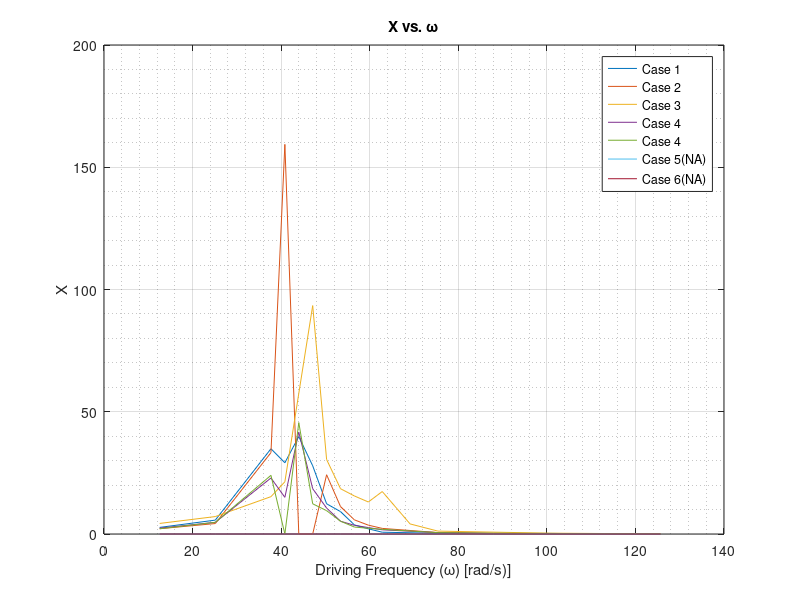
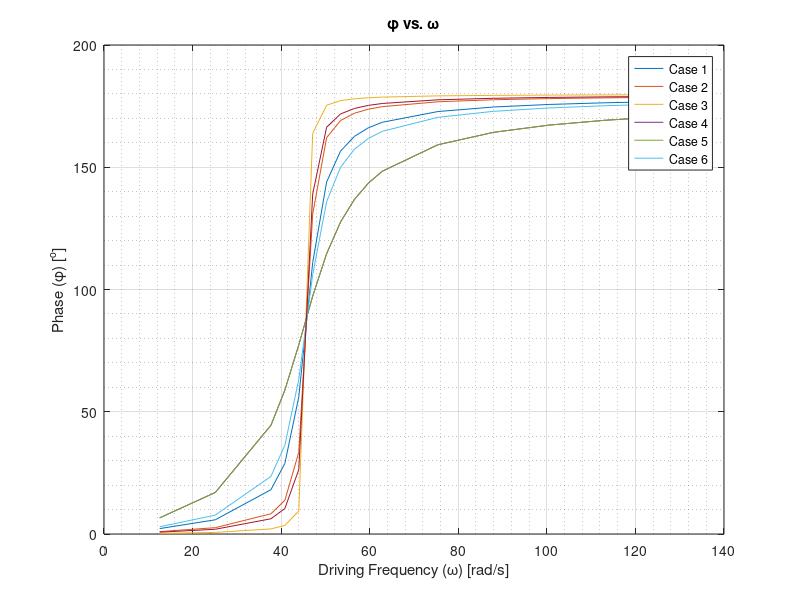

The MATLAB source for these figures, in order:
clc
clear all
close all


t = [0 0 0 0 0 0 0 0 0 0 0 0 0 0 0 0];
A = [2.5 4 12 7 6 4 3 3.5 2 1.5 0.65 0.5 0.45 0.9 0.5 0
     2 3 11 34.5 0 0 5 4 3 2.5 2 1 0.75 0.5 0.25 0    
     4 5 5 4.5 4.9 5 6 6.5 8 9 15.1 2 5.2 1.3 1 1.2
     2.25 3.5 10.5 15 16 7.5 5 3 2.5 2.25 1.75 1 0.5 0.25 0.25 0 
     2 3.5 11 0 17.5 5 4.5 3 2 2 1.95 1 0.95 0.85 0.75 0.65
     t
     t]
%A = A./1000

k = 1500;
a = 0.65;

m = 1.68;
L = 0.732;
Jo = m*L^2/3;

w_n = sqrt(k*a^2/Jo);
f_n = w_n/2/pi

c = [5 5 5 15 15 15 15]';
b = [0.6 0.4 0.2 0.6 0.6 0.4 0.2]';
zeta = c.*b.^2./(2*Jo*w_n)

w_r = (w_n./(2.*zeta)).*sqrt(sqrt(1+8.*zeta.^2)-1); 
f_r = w_r/2/pi

f = [2 4 6 6.5 7 7.5 8 8.5 9 9.5 10 12 14 16 18 20];
w = f.*2*pi

i = 1;
while i <= 7
    if i == 3
        f(13) = 11;
        w(13) = f(13)*2*pi;
        X(i,:) = A(i,:)./sqrt((1-(w./w_n).^2).^2+(2.*w./w_n.*zeta(i)).^2);
        f(13) = 14;
        w(13) = f(13)*2*pi;
        phi(i,:) = atand((2.*zeta(i).*w./w_n)./(1-(w./w_n).^2));
    elseif i == 2
        w(5) = 0;
        w(6) = 0;
        X(i,:) = A(i,:)./sqrt((1-(w./w_n).^2).^2+(2.*w./w_n.*zeta(i)).^2);
        f(5) = 7;
        w(5) = f(5)*2*pi;
        f(6) = 7.5;
        w(6) = f(6)*2*pi;
        phi(i,:) = atand((2.*zeta(i).*w./w_n)./(1-(w./w_n).^2));
    elseif i == 4
        w(4) = 0;
        X(i,:) = A(i,:)./sqrt((1-(w./w_n).^2).^2+(2.*w./w_n.*zeta(i)).^2);
        f(4) = 6.5;
        w(4) = f(4)*2*pi;
        phi(i,:) = atand((2.*zeta(i).*w./w_n)./(1-(w./w_n).^2));
    else
            X(i,:) = A(i,:)./sqrt((1-(w./w_n).^2).^2+(2.*w./w_n.*zeta(i)).^2);
            phi(i,:) = atand((2.*zeta(i).*w./w_n)./(1-(w./w_n).^2));
    end
    i = i+1;
end

i = 6;
while i <= 16
    phi(:,i) = phi(:,i)+180;
    i = i+1;
end
%phi = phi.*180/2/pi

ws = 2*pi.*[2 4 6 6.5 7 7.5 8 8.5 9 9.5 10 11 12 16 18 20];
X(3,:) = [4.32319722561840,7.13291688544596,15.2760282548467,21.3609711127413,57.4862670251353,93.4173239449204,30.4696213796387,18.5243164771928,15.5536607666651,13.0966927173646,17.3681060365914,4.12076821835986,1.18217865555245,0.343438992296539,0.197773829365600,0.185275087497364]
% phi(3,:) = [0.245578819181282,0.648307344873486,2.08306058214467,3.50758064059669,9.37171035327774,163.868065632132,175.379476871467,177.246852844045,178.011677434040,178.429233390204,178.693144120263,179.009615852716,179.194133305200,179.519773810991,179.595555011470,179.649181074221]
figure (1)
plot(w, X(1,:),w, X(2,:),ws, X(3,:),w, X(4,:),w, X(5,:),w, X(6,:),w, X(7,:))
xlabel('Driving Frequency (\omega) [rad/s)]')
ylabel('X')
title('X vs. \omega')
grid on
grid minor
legend('Case 1', 'Case 2', 'Case 3', 'Case 4' ,'Case 4', 'Case 5(NA)', 'Case 6(NA)')

figure (2)
plot(w, phi)
xlabel('Driving Frequency (\omega) [rad/s]')
ylabel('Phase (\phi) [^o]')
title('\phi vs. \omega')
grid on
grid minor
legend('Case 1', 'Case 2', 'Case 3', 'Case 4' ,'Case 5', 'Case 6')
